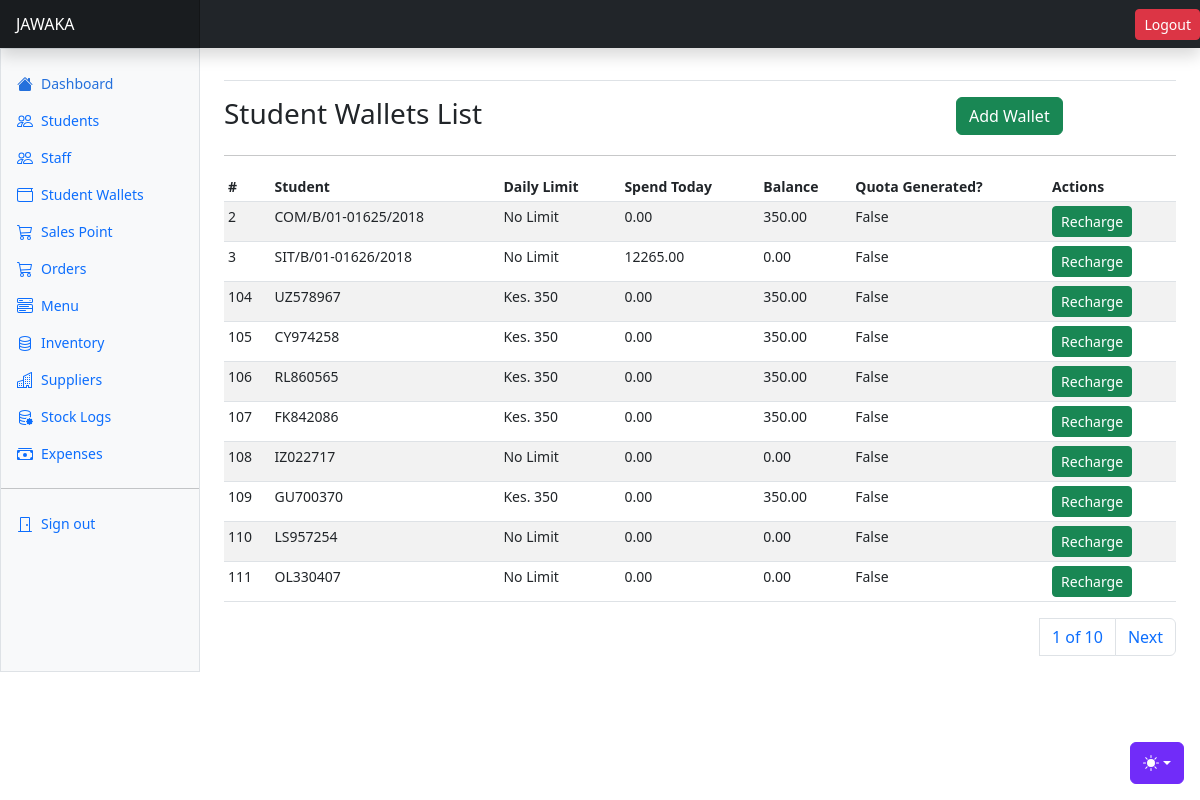
The page /students/student-wallets/ (signed in) on the database as committed earlier.
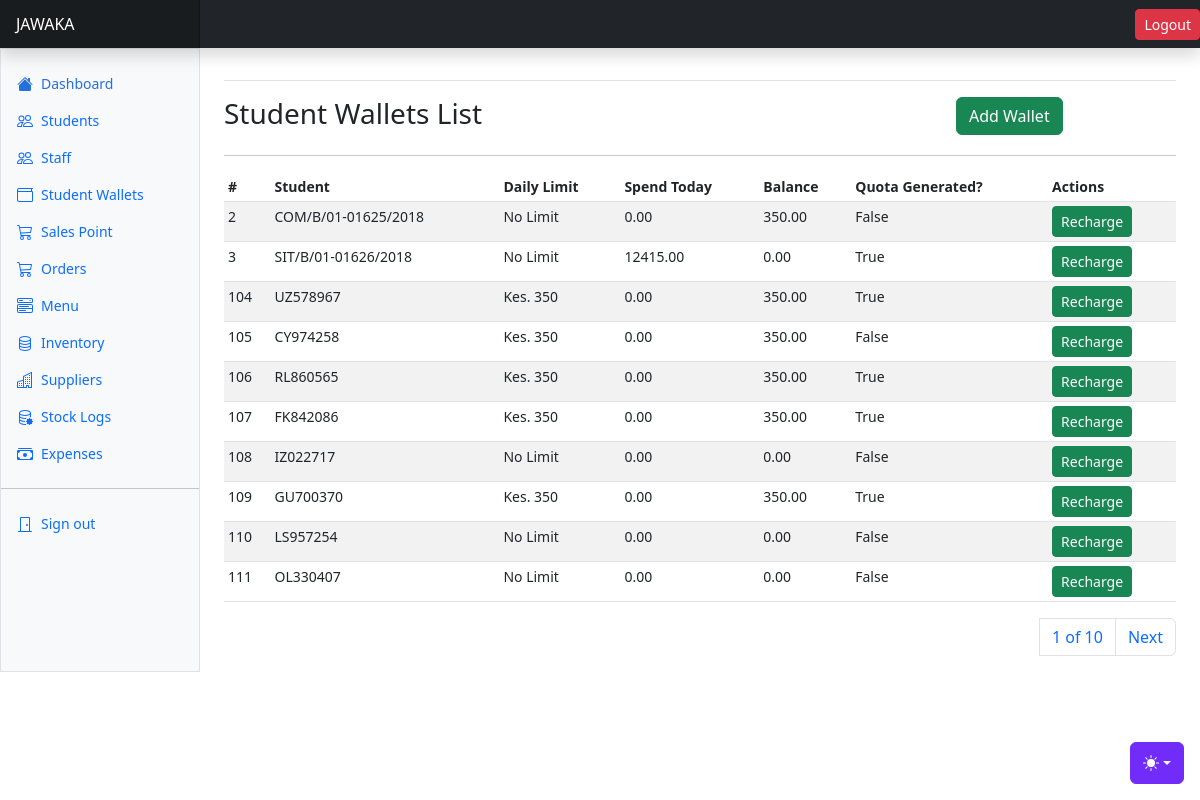
The same page on the database as committed later.
### apps/students/models.py (models this page shows, shortened)
class StudentWallet(AbstractBaseModel):
    student = models.OneToOneField(Student, on_delete=models.CASCADE, related_name="studentwallet")
    balance = models.DecimalField(max_digits=20, decimal_places=2)
    total_spend_today = models.DecimalField(max_digits=20, decimal_places=2, default=0)
    def today_quota_generated(self):
        return True if self.modified.date() == date_today else False

class Student(AbstractBaseModel):
    user = models.OneToOneField("users.User", on_delete=models.CASCADE)
    student_type = models.CharField(max_length=255, choices=STUDENT_TYPES)
    registration_number = models.CharField(max_length=255)
    status = models.CharField(max_length=255, choices=STUDENT_STATUS)
    def __str__(self):
        return self.registration_number

### apps/students/views.py (the view)
# urls.py: path("student-wallets/", student_wallets, name="student-wallets"),
@login_required(login_url="/users/login/")
def student_wallets(request):
    wallets = StudentWallet.objects.all()
    paginator = Paginator(wallets, 10)
    page_number = request.GET.get("page")
    page_obj = paginator.get_page(page_number)
    context = {
        "wallets": wallets,
        "page_obj": page_obj
    }
    return render(request, "students/student_wallets.html", context)

### templates/students/student_wallets.html (shortened to what this page needs)
{% extends "base.html" %}
{% block content %}
<div class="row">
    <div class="col-9">
        <h3>Student Wallets List</h3>
    </div>
    <div class="col-3">
        <a class="btn btn-success" data-bs-toggle="modal" data-bs-target="#newStudentModal">Add Wallet</a>
    </div>
</div>
<hr/>
      <div class="table-responsive small">
        <table class="table table-striped table-sm">
          <thead>
            <tr>
              <th scope="col">#</th>
              <th scope="col">Student</th>
              <th scope="col">Daily Limit</th>
              <th scope="col">Spend Today</th>
              <th scope="col">Balance</th>
              <th scope="col">Quota Generated?</th>
              <th scope="col">Actions</th>
            </tr>
          </thead>
          <tbody>
            {% for student_wallet in page_obj %}
            <tr>
              <td>{{student_wallet.id}}</td>
              <td>{{student_wallet.student}}</td>
              {% if student_wallet.student.student_type == "Boarder" %}
              <td>Kes. 350</td>
              {% else %}
              <td>No Limit</td>
              {% endif %}
              <td>{{student_wallet.total_spend_today}}</td>
              <td>{{student_wallet.balance}}</td>
              <td>
                {{student_wallet.today_quota_generated}}
              </td>
              <td><a class="btn btn-success btn-sm" data-bs-toggle="modal" data-bs-target="#rechargeRequestModal">Recharge</a></td>
            </tr>
            {% endfor %}
          </tbody>
        </table>
        <div>
          <nav aria-label="Page navigation example">
            <ul class="pagination justify-content-end">
              <a class="page-link" href="#">{{ page_obj.number }} of {{ page_obj.paginator.num_pages }}</a>
              {% if page_obj.has_next %}
              <li class="page-item"><a class="page-link" href="?page={{ page_obj.next_page_number }}">Next</a></li>
              {% endif %}
            </ul>
          </nav>
        </div>
      </div>
{% endblock content %}

Rows that differ between the two databases and show on the page:
changed StudentWallet "SIT/B/01-01626/2018": total_spend_today "12265.00" → "12415.00"; today_quota_generated "False" → "True"
changed StudentWallet "UZ578967": today_quota_generated "False" → "True"
changed StudentWallet "RL860565": today_quota_generated "False" → "True"
changed StudentWallet "FK842086": today_quota_generated "False" → "True"
changed StudentWallet "GU700370": today_quota_generated "False" → "True"
